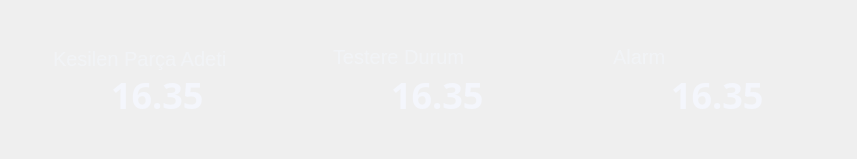
   <widget class="QFrame" name="Container_5">
    <property name="geometry">
     <rect>
      <x>1033</x>
      <y>851</y>
      <width>857</width>
      <height>159</height>
     </rect>
    </property>
    <property name="styleSheet">
     <string notr="true">QFrame {
    background: qlineargradient(
        x1:0, y1:0, x2:0, y2:1,
        stop:0 rgba(6, 11, 38, 240),
        stop:1 rgba(26, 31, 55, 0)
    );
    border-radius: 20px;
}
</string>
    </property>
    <property name="frameShape">
     <enum>QFrame::StyledPanel</enum>
    </property>
    <property name="frameShadow">
     <enum>QFrame::Raised</enum>
    </property>
    <widget class="QFrame" name="FrameKesilenParcaAdeti">
     <property name="geometry">
      <rect>
       <x>20</x>
       <y>27</y>
       <width>260</width>
       <height>105</height>
      </rect>
     </property>
     <property name="styleSheet">
      <string notr="true">QFrame {
    background: qlineargradient(
        x1:0, y1:0, x2:0, y2:1,
        stop:0 rgba(6, 11, 38, 240),
        stop:1 rgba(26, 31, 55, 0)
    );
    border-radius: 20px;
}
</string>
     </property>
     <property name="frameShape">
      <enum>QFrame::StyledPanel</enum>
     </property>
     <property name="frameShadow">
      <enum>QFrame::Raised</enum>
     </property>
     <widget class="QLabel" name="labelKesilenParcaAdeti">
      <property name="geometry">
       <rect>
        <x>33</x>
        <y>20</y>
        <width>201</width>
        <height>31</height>
       </rect>
      </property>
      <property name="styleSheet">
       <string notr="true">QLabel{
	background-color: transparent;
	color: rgba(244, 246, 252, 151);
	font-family: 'Plus-Jakarta-Sans';
	font-weight: medium;
	font-size: 20px;
}</string>
      </property>
      <property name="text">
       <string>Kesilen Parça Adeti</string>
      </property>
      <property name="alignment">
       <set>Qt::AlignLeading|Qt::AlignLeft|Qt::AlignTop</set>
      </property>
     </widget>
     <widget class="QLabel" name="labelKesilenParcaAdetiValue">
      <property name="geometry">
       <rect>
        <x>91</x>
        <y>43</y>
        <width>101</width>
        <height>50</height>
       </rect>
      </property>
      <property name="font">
       <font>
        <family>Plus-Jakarta-Sans</family>
        <pointsize>-1</pointsize>
        <weight>75</weight>
        <bold>true</bold>
       </font>
      </property>
      <property name="styleSheet">
       <string notr="true">QLabel{
	background-color: transparent;
	color: #F4F6FC;
	font-family: 'Plus-Jakarta-Sans';
	font-weight: bold;
	font-size: 36px;
}</string>
      </property>
      <property name="text">
       <string>16.35</string>
      </property>
     </widget>
    </widget>
    <widget class="QFrame" name="FrameTestereDurum">
     <property name="geometry">
      <rect>
       <x>300</x>
       <y>27</y>
       <width>260</width>
       <height>105</height>
      </rect>
     </property>
     <property name="styleSheet">
      <string notr="true">QFrame {
    background: qlineargradient(
        x1:0, y1:0, x2:0, y2:1,
        stop:0 rgba(6, 11, 38, 240),
        stop:1 rgba(26, 31, 55, 0)
    );
    border-radius: 20px;
}
</string>
     </property>
     <property name="frameShape">
      <enum>QFrame::StyledPanel</enum>
     </property>
     <property name="frameShadow">
      <enum>QFrame::Raised</enum>
     </property>
     <widget class="QLabel" name="labelTestereDurum">
      <property name="geometry">
       <rect>
        <x>33</x>
        <y>20</y>
        <width>151</width>
        <height>20</height>
       </rect>
      </property>
      <property name="styleSheet">
       <string notr="true">QLabel{
	background-color: transparent;
	color: rgba(244, 246, 252, 151);
	font-family: 'Plus-Jakarta-Sans';
	font-weight: medium;
	font-size: 20px;
}</string>
      </property>
      <property name="text">
       <string>Testere Durum</string>
      </property>
     </widget>
     <widget class="QLabel" name="labelTestereDurumValue">
      <property name="geometry">
       <rect>
        <x>91</x>
        <y>43</y>
        <width>101</width>
        <height>50</height>
       </rect>
      </property>
      <property name="font">
       <font>
        <family>Plus-Jakarta-Sans</family>
        <pointsize>-1</pointsize>
        <weight>75</weight>
        <bold>true</bold>
       </font>
      </property>
      <property name="styleSheet">
       <string notr="true">QLabel{
	background-color: transparent;
	color: #F4F6FC;
	font-family: 'Plus-Jakarta-Sans';
	font-weight: bold;
	font-size: 36px;
}</string>
      </property>
      <property name="text">
       <string>16.35</string>
      </property>
     </widget>
    </widget>
    <widget class="QFrame" name="FrameAlarm">
     <property name="geometry">
      <rect>
       <x>580</x>
       <y>27</y>
       <width>260</width>
       <height>105</height>
      </rect>
     </property>
     <property name="styleSheet">
      <string notr="true">QFrame {
    background: qlineargradient(
        x1:0, y1:0, x2:0, y2:1,
        stop:0 rgba(6, 11, 38, 240),
        stop:1 rgba(26, 31, 55, 0)
    );
    border-radius: 20px;
}
</string>
     </property>
     <property name="frameShape">
      <enum>QFrame::StyledPanel</enum>
     </property>
     <property name="frameShadow">
      <enum>QFrame::Raised</enum>
     </property>
     <widget class="QLabel" name="labelAlarm">
      <property name="geometry">
       <rect>
        <x>33</x>
        <y>20</y>
        <width>151</width>
        <height>20</height>
       </rect>
      </property>
      <property name="styleSheet">
       <string notr="true">QLabel{
	background-color: transparent;
	color: rgba(244, 246, 252, 151);
	font-family: 'Plus-Jakarta-Sans';
	font-weight: medium;
	font-size: 20px;
}</string>
      </property>
      <property name="text">
       <string>Alarm</string>
      </property>
     </widget>
     <widget class="QLabel" name="labelAlarmValue">
      <property name="geometry">
       <rect>
        <x>91</x>
        <y>43</y>
        <width>101</width>
        <height>50</height>
       </rect>
      </property>
      <property name="font">
       <font>
        <family>Plus-Jakarta-Sans</family>
        <pointsize>-1</pointsize>
        <weight>75</weight>
        <bold>true</bold>
       </font>
      </property>
      <property name="styleSheet">
       <string notr="true">QLabel{
	background-color: transparent;
	color: #F4F6FC;
	font-family: 'Plus-Jakarta-Sans';
	font-weight: bold;
	font-size: 36px;
}</string>
      </property>
      <property name="text">
       <string>16.35</string>
      </property>
     </widget>
    </widget>
   </widget>
